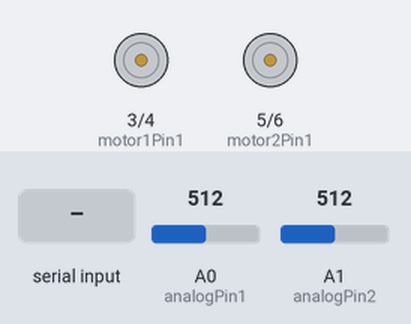
Recording of a sketch running on a simulated Arduino Uno, built with avr-gcc and run on an emulated ATmega328P. Parts: motor-driver pin pairs drawn as motors (green arrow = first pin HIGH = forward, orange = second pin HIGH = backward, longer = more drive). The test bench sets the inputs (shaded band); at power-on: A0 (analogPin1) = 512, A1 (analogPin2) = 512. What the sketch prints to the serial monitor is not drawn.

Above: at 1.2 s.
1.3 s: "1" received over Serial
At 2.3 s:
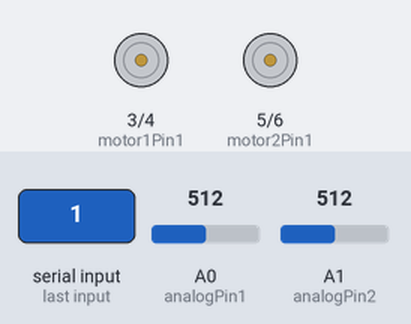
2.8 s: "2" received over Serial
At 3.6 s:
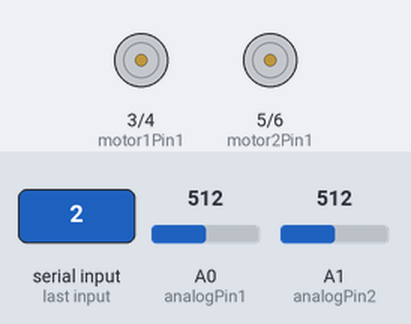
4.3 s: "3" received over Serial
At 5.6 s:
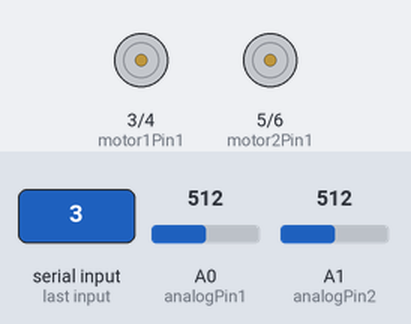
5.9 s: "4" received over Serial
At 6.5 s:
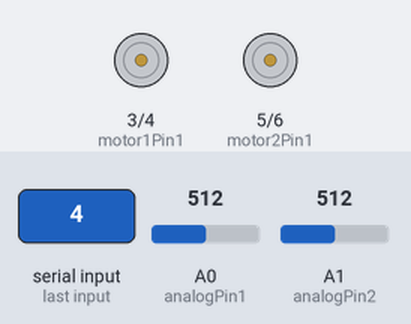
7.5 s: A0 (analogPin1) set to 416
10.5 s: A0 (analogPin1) set to 388
Timing chart, 0 to 13.5 s (numbered marks = the images above; inputs shaded):
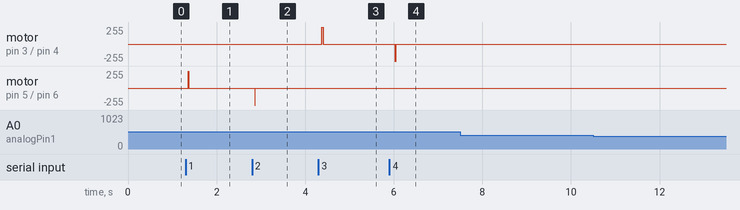

The sketch:

testjohafinal.ino
```cpp
// Define pins for L298 motor driver
const int motor1Pin1 = 3;  // IN1 for Motor 1
const int motor1Pin2 = 4;  // IN2 for Motor 1
const int motor2Pin1 = 5;  // IN3 for Motor 2
const int motor2Pin2 = 6;  // IN4 for Motor 2

// Analog pins
int analogPin1 = A0;  // Analog pin 0 for the first sensor
int analogPin2 = A1;  // Analog pin 1 for the second sensor

// Variables to store analog sensor values
int sensorValue1 = 0;
int sensorValue2 = 0;

// Variables for scaled values
int scaledValue1 = 0;  // Scaled value for Signal 1
int scaledValue2 = 0;  // Scaled value for Signal 2

void setup() {
  Serial.begin(9600);  // Start serial communication to get input from the Serial Monitor

  // Set motor pins as output
  pinMode(motor1Pin1, OUTPUT);
  pinMode(motor1Pin2, OUTPUT);
  pinMode(motor2Pin1, OUTPUT);
  pinMode(motor2Pin2, OUTPUT);
}

void loop() {
  // Read the values from the analog pins
  sensorValue1 = analogRead(analogPin1);
  sensorValue2 = analogRead(analogPin2);

  // Map the analog signal values (0-1023) to the range 1-100
  scaledValue1 = map(sensorValue1, 0, 1023, 1, 256);
  scaledValue2 = map(sensorValue2, 0, 1023, 1, 256);

  // Print the scaled values to the Serial Monitor
  Serial.print("Focus Value (Press- 1 and 2): ");
  Serial.print(scaledValue1);
  Serial.print(" | Zoom Value (Press- 3 and 4): ");
  Serial.println(scaledValue2);

  // Wait for user input from Serial Monitor
  if (Serial.available() > 0) {
    char input = Serial.read();  // Read the input from the Serial Monitor

    // Check which key was pressed and take the appropriate action
    if (input == '1') {
      // Rotate Motor 2 forward for 100ms
      Serial.println("Press '1' - Rotate Motor 2 Forward for 25ms");
      digitalWrite(motor2Pin1, HIGH);
      digitalWrite(motor2Pin2, LOW);
      delay(10);  // Rotate motor for 100ms
      stopMotors();  // Stop motors after 100ms
    }
    else if (input == '2') {
      // Rotate Motor 2 backward for 100ms
      Serial.println("Press '2' - Rotate Motor 2 Backward for 25ms");
      digitalWrite(motor2Pin1, LOW);
      digitalWrite(motor2Pin2, HIGH);
      delay(10);  // Rotate motor for 100ms
      stopMotors();  // Stop motors after 100ms
    }
    else if (input == '3') {
      // Rotate Motor 1 forward for 100ms
      Serial.println("Press '3' - Rotate Motor 1 Forward for 100ms");
      digitalWrite(motor1Pin1, HIGH);
      digitalWrite(motor1Pin2, LOW);
      delay(35);  // Rotate motor for 100ms
      stopMotors();  // Stop motors after 100ms
    }
    else if (input == '4') {
      // Rotate Motor 1 backward for 100ms
      Serial.println("Press '4' - Rotate Motor 1 Backward for 100ms");
      digitalWrite(motor1Pin1, LOW);
      digitalWrite(motor1Pin2, HIGH);
      delay(35);  // Rotate motor for 100ms
      stopMotors();  // Stop motors after 100ms
    }
    else if (input == '5') {
      // Rotate Motor 2 forward for 100ms
      Serial.println("Press '1' - Rotate Motor 2 Forward for 25ms");
      digitalWrite(motor2Pin1, HIGH);
      digitalWrite(motor2Pin2, LOW);
      delay(10*50);  // Rotate motor for 100ms
      stopMotors();  // Stop motors after 100ms
    }
    else if (input == '6') {
      // Rotate Motor 2 backward for 100ms
      Serial.println("Press '2' - Rotate Motor 2 Backward for 25ms");
      digitalWrite(motor2Pin1, LOW);
      digitalWrite(motor2Pin2, HIGH);
      delay(10*50);  // Rotate motor for 100ms
      stopMotors();  // Stop motors after 100ms
    }
    else if (input == '7') {
      // Rotate Motor 1 forward for 100ms
      Serial.println("Press '3' - Rotate Motor 1 Forward for 100ms");
      digitalWrite(motor1Pin1, HIGH);
      digitalWrite(motor1Pin2, LOW);
      delay(10*50);  // Rotate motor for 100ms
      stopMotors();  // Stop motors after 100ms
    }
    else if (input == '8') {
      // Rotate Motor 1 backward for 100ms
      Serial.println("Press '4' - Rotate Motor 1 Backward for 100ms");
      digitalWrite(motor1Pin1, LOW);
      digitalWrite(motor1Pin2, HIGH);
      delay(10*50);  // Rotate motor for 100ms
      stopMotors();  // Stop motors after 100ms
    }

  }
}

void stopMotors() {
  // Stop both motors
  digitalWrite(motor1Pin1, LOW);
  digitalWrite(motor1Pin2, LOW);
  digitalWrite(motor2Pin1, LOW);
  digitalWrite(motor2Pin2, LOW);
}
```

Measured:
- after the input at 1.3 s, motor on pin 5 (motor2Pin1) / pin 6 (motor2Pin2): stopped → forward 255/255 after 0.06 s, → stopped 0.01 s later
- after the input at 2.8 s, motor on pin 5 (motor2Pin1) / pin 6 (motor2Pin2): stopped → backward 255/255 after 0.07 s, → stopped 0.01 s later
- after the input at 4.3 s, motor on pin 3 (motor1Pin1) / pin 4 (motor1Pin2): stopped → forward 255/255 after 0.07 s, → stopped 0.04 s later
- after the input at 5.9 s, motor on pin 3 (motor1Pin1) / pin 4 (motor1Pin2): stopped → backward 255/255 after 0.12 s, → stopped 0.04 s later
- after the input at 7.5 s, every drawn part: stays the same
- after the input at 10.5 s, every drawn part: stays the same
